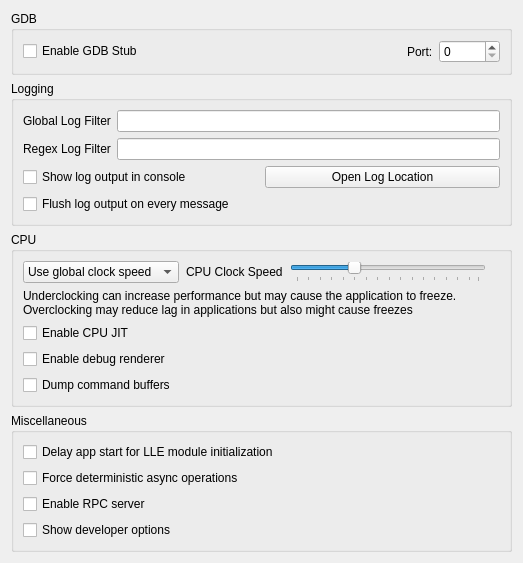
<?xml version="1.0" encoding="UTF-8"?>
<ui version="4.0">
 <class>ConfigureDebug</class>
 <widget class="QWidget" name="ConfigureDebug">
  <property name="geometry">
   <rect>
    <x>0</x>
    <y>0</y>
    <width>523</width>
    <height>458</height>
   </rect>
  </property>
  <property name="windowTitle">
   <string>Form</string>
  </property>
  <layout class="QVBoxLayout" name="verticalLayout_1">
   <item>
    <layout class="QVBoxLayout" name="verticalLayout_2">
     <item>
      <widget class="QGroupBox" name="groupBox">
       <property name="title">
        <string>GDB</string>
       </property>
       <layout class="QVBoxLayout" name="verticalLayout_3">
        <item>
         <layout class="QHBoxLayout" name="horizontalLayout_1">
          <item>
           <widget class="QCheckBox" name="toggle_gdbstub">
            <property name="text">
             <string>Enable GDB Stub</string>
            </property>
           </widget>
          </item>
          <item>
           <spacer name="horizontalSpacer">
            <property name="orientation">
             <enum>Qt::Horizontal</enum>
            </property>
            <property name="sizeHint" stdset="0">
             <size>
              <width>40</width>
              <height>20</height>
             </size>
            </property>
           </spacer>
          </item>
          <item>
           <widget class="QLabel" name="label_2">
            <property name="text">
             <string>Port:</string>
            </property>
           </widget>
          </item>
          <item>
           <widget class="QSpinBox" name="gdbport_spinbox">
            <property name="maximum">
             <number>65536</number>
            </property>
           </widget>
          </item>
         </layout>
        </item>
       </layout>
      </widget>
     </item>
    </layout>
   </item>
   <item>
    <widget class="QGroupBox" name="groupBox_2">
     <property name="title">
      <string>Logging</string>
     </property>
     <layout class="QVBoxLayout" name="verticalLayout">
      <item>
       <layout class="QHBoxLayout" name="horizontalLayout">
        <item>
         <widget class="QLabel" name="label">
          <property name="text">
           <string>Global Log Filter</string>
          </property>
         </widget>
        </item>
        <item>
         <widget class="QLineEdit" name="log_filter_edit"/>
        </item>
       </layout>
      </item>
      <item>
       <layout class="QHBoxLayout" name="horizontalLayout1">
        <item>
         <widget class="QLabel" name="label_3">
          <property name="text">
           <string>Regex Log Filter</string>
          </property>
         </widget>
        </item>
        <item>
         <widget class="QLineEdit" name="log_regex_filter_edit"/>
        </item>
       </layout>
      </item>
      <item>
       <layout class="QHBoxLayout" name="horizontalLayout2">
        <item>
         <widget class="QCheckBox" name="toggle_console">
          <property name="text">
           <string>Show log output in console</string>
          </property>
         </widget>
        </item>
        <item>
         <widget class="QPushButton" name="open_log_button">
          <property name="text">
           <string>Open Log Location</string>
          </property>
         </widget>
        </item>
       </layout>
      </item>
      <item>
        <widget class="QCheckBox" name="instant_debug_log">
          <property name="text">
            <string>Flush log output on every message</string>
          </property>
          <property name="toolTip">
            <string>&lt;html&gt;&lt;body&gt;Immediately commits the debug log to file. Use this if Azahar crashes and the log output is being cut.&lt;br&gt;Enabling this feature will decrease performance, only use it for debugging purposes.&lt;/body&gt;&lt;/html&gt;</string>
          </property>
        </widget>
      </item>
     </layout>
    </widget>
   </item>
   <item>
    <widget class="QGroupBox" name="groupBox_4">
     <property name="title">
      <string>CPU</string>
     </property>
     <layout class="QGridLayout" name="clock_speed_GLayout">
      <item row="1" column="0">
       <widget class="QWidget" name="clock_speed_widget" native="true">
        <layout class="QHBoxLayout" name="clock_speed_layout">
         <property name="spacing">
          <number>7</number>
         </property>
         <property name="leftMargin">
          <number>0</number>
         </property>
         <property name="topMargin">
          <number>0</number>
         </property>
         <property name="rightMargin">
          <number>0</number>
         </property>
         <property name="bottomMargin">
          <number>0</number>
         </property>
         <item>
          <widget class="QComboBox" name="clock_speed_combo">
           <item>
            <property name="text">
             <string>Use global clock speed</string>
            </property>
           </item>
           <item>
            <property name="text">
             <string>Set clock speed:</string>
            </property>
           </item>
          </widget>
         </item>
         <item>
          <widget class="QLabel" name="clock_speed_label">
           <property name="text">
            <string>CPU Clock Speed</string>
           </property>
          </widget>
         </item>
         <item>
          <widget class="QSlider" name="slider_clock_speed">
           <property name="toolTip">
            <string>&lt;html&gt;&lt;body&gt;Changes the emulated CPU clock frequency.&lt;br&gt;Underclocking can increase performance but may cause the application to freeze.&lt;br&gt;Overclocking may reduce application lag but also might cause freezes&lt;/body&gt;&lt;/html&gt;</string>
           </property>
           <property name="minimum">
            <number>0</number>
           </property>
           <property name="maximum">
            <number>79</number>
           </property>
           <property name="singleStep">
            <number>5</number>
           </property>
           <property name="pageStep">
            <number>15</number>
           </property>
           <property name="value">
            <number>25</number>
           </property>
           <property name="orientation">
            <enum>Qt::Horizontal</enum>
           </property>
           <property name="tickPosition">
            <enum>QSlider::TicksBelow</enum>
           </property>
          </widget>
         </item>
         <item>
          <widget class="QLabel" name="clock_display_label">
           <property name="text">
            <string/>
           </property>
           <property name="alignment">
            <set>Qt::AlignRight|Qt::AlignTrailing|Qt::AlignVCenter</set>
           </property>
          </widget>
         </item>
        </layout>
       </widget>
      </item>
      <item row="2" column="0">
       <widget class="QLabel" name="label_cpu_clock_info">
        <property name="text">
        <string>&lt;html&gt;&lt;head/&gt;&lt;body&gt;Underclocking can increase performance but may cause the application to freeze.&lt;br/&gt;Overclocking may reduce lag in applications but also might cause freezes&lt;/p&gt;&lt;/body&gt;&lt;/html&gt;</string>
       </property>
       <property name="textFormat">
        <enum>Qt::RichText</enum>
       </property>
      </widget>
     </item>
      <item row="3" column="0">
       <widget class="QCheckBox" name="toggle_cpu_jit">
        <property name="toolTip">
         <string>&lt;html&gt;&lt;head/&gt;&lt;body&gt;&lt;p&gt;Enables the use of the ARM JIT compiler for emulating the 3DS CPUs. Don't disable unless for debugging purposes&lt;/p&gt;&lt;/body&gt;&lt;/html&gt;</string>
        </property>
        <property name="text">
         <string>Enable CPU JIT</string>
        </property>
       </widget>
      </item>
      <item row="4" column="0">
       <widget class="QCheckBox" name="toggle_renderer_debug">
        <property name="text">
         <string>Enable debug renderer</string>
        </property>
       </widget>
      </item>
      <item row="5" column="0">
       <widget class="QCheckBox" name="toggle_dump_command_buffers">
        <property name="text">
         <string>Dump command buffers</string>
        </property>
       </widget>
      </item>
     </layout>
    </widget>
   </item>
   <item>
    <widget class="QGroupBox" name="groupBox_5">
     <property name="title">
      <string>Miscellaneous</string>
     </property>
     <layout class="QGridLayout" name="gridLayout_3">
      <item row="1" column="0">
       <widget class="QCheckBox" name="delay_start_for_lle_modules">
        <property name="toolTip">
         <string>&lt;html&gt;&lt;head/&gt;&lt;body&gt;&lt;p&gt;Introduces a delay to the first ever launched app thread if LLE modules are enabled, to allow them to initialize.&lt;/p&gt;&lt;/body&gt;&lt;/html&gt;</string>
        </property>
        <property name="text">
         <string>Delay app start for LLE module initialization</string>
        </property>
       </widget>
      </item>
      <item row="2" column="0">
       <widget class="QCheckBox" name="deterministic_async_operations">
        <property name="text">
         <string>Force deterministic async operations</string>
        </property>
        <property name="toolTip">
         <string>&lt;html&gt;&lt;head/&gt;&lt;body&gt;&lt;p&gt;Forces all async operations to run on the main thread, making them deterministic. Do not enable if you don't know what you are doing.&lt;/p&gt;&lt;/body&gt;&lt;/html&gt;</string>
        </property>
       </widget>
      </item>
      <item row="3" column="0">
        <widget class="QCheckBox" name="enable_rpc_server">
          <property name="text">
            <string>Enable RPC server</string>
          </property>
          <property name="toolTip">
            <string>&lt;html&gt;&lt;head/&gt;&lt;body&gt;&lt;p&gt;Enables the RPC server on port 45987. This allows remotely reading/writing guest memory, do not enable if you don't know what you are doing.&lt;/p&gt;&lt;/body&gt;&lt;/html&gt;</string>
          </property>
        </widget>
      </item>
      <item row="4" column="0">
        <widget class="QCheckBox" name="show_developer_options">
          <property name="text">
            <string>Show developer options</string>
          </property>
          <property name="toolTip">
            <string>&lt;html&gt;&lt;head/&gt;&lt;body&gt;&lt;p&gt;Shows options intended for use by developers of the emulator.&lt;br/&gt;These options are useless for the average user.&lt;/p&gt;&lt;/body&gt;&lt;/html&gt;</string>
          </property>
        </widget>
      </item>
     </layout>
    </widget>
   </item>
   <item>
    <spacer name="verticalSpacer">
     <property name="orientation">
      <enum>Qt::Vertical</enum>
     </property>
     <property name="sizeHint" stdset="0">
      <size>
       <width>20</width>
       <height>40</height>
      </size>
     </property>
    </spacer>
   </item>
  </layout>
 </widget>
 <tabstops>
  <tabstop>toggle_gdbstub</tabstop>
  <tabstop>gdbport_spinbox</tabstop>
  <tabstop>log_filter_edit</tabstop>
  <tabstop>toggle_console</tabstop>
  <tabstop>open_log_button</tabstop>
 </tabstops>
 <resources/>
 <connections>
  <connection>
   <sender>toggle_gdbstub</sender>
   <signal>toggled(bool)</signal>
   <receiver>gdbport_spinbox</receiver>
   <slot>setEnabled(bool)</slot>
   <hints>
    <hint type="sourcelabel">
     <x>84</x>
     <y>157</y>
    </hint>
    <hint type="destinationlabel">
     <x>342</x>
     <y>158</y>
    </hint>
   </hints>
  </connection>
 </connections>
</ui>
